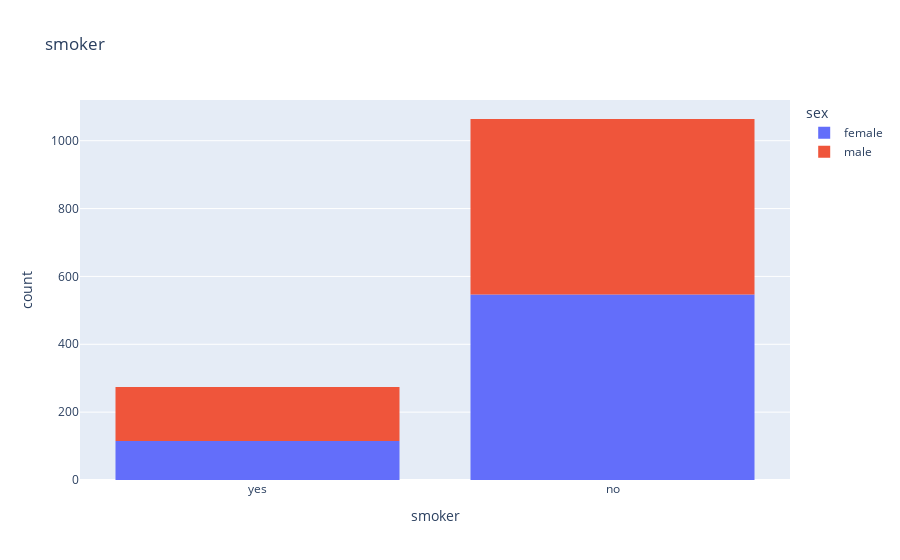

This figure's notebook cell:
### Code cell
px.histogram(df , x='smoker' , color = 'sex' , title = 'smoker')

### Figure 1 — Plotly figure (JSON) as saved in the notebook; plotly's stock layout.template omitted (floating-point values rounded to 4 significant figures; data arrays with more than 128 entries replaced by an {"elided": "..."} marker saying what was removed)
{"data": [{"alignmentgroup": "True", "bingroup": "x", "hovertemplate": "sex=female<br>smoker=%{x}<br>count=%{y}<extra></extra>", "legendgroup": "female", "marker": {"color": "#636efa", "pattern": {"shape": ""}}, "name": "female", "offsetgroup": "female", "orientation": "v", "showlegend": true, "type": "histogram", "x": {"elided": "662 str values"}, "xaxis": "x", "yaxis": "y"}, {"alignmentgroup": "True", "bingroup": "x", "hovertemplate": "sex=male<br>smoker=%{x}<br>count=%{y}<extra></extra>", "legendgroup": "male", "marker": {"color": "#EF553B", "pattern": {"shape": ""}}, "name": "male", "offsetgroup": "male", "orientation": "v", "showlegend": true, "type": "histogram", "x": {"elided": "676 str values"}, "xaxis": "x", "yaxis": "y"}], "layout": {"barmode": "relative", "legend": {"title": {"text": "sex"}, "tracegroupgap": 0}, "title": {"text": "smoker"}, "xaxis": {"anchor": "y", "domain": [0, 1], "title": {"text": "smoker"}}, "yaxis": {"anchor": "x", "domain": [0, 1], "title": {"text": "count"}}}}
